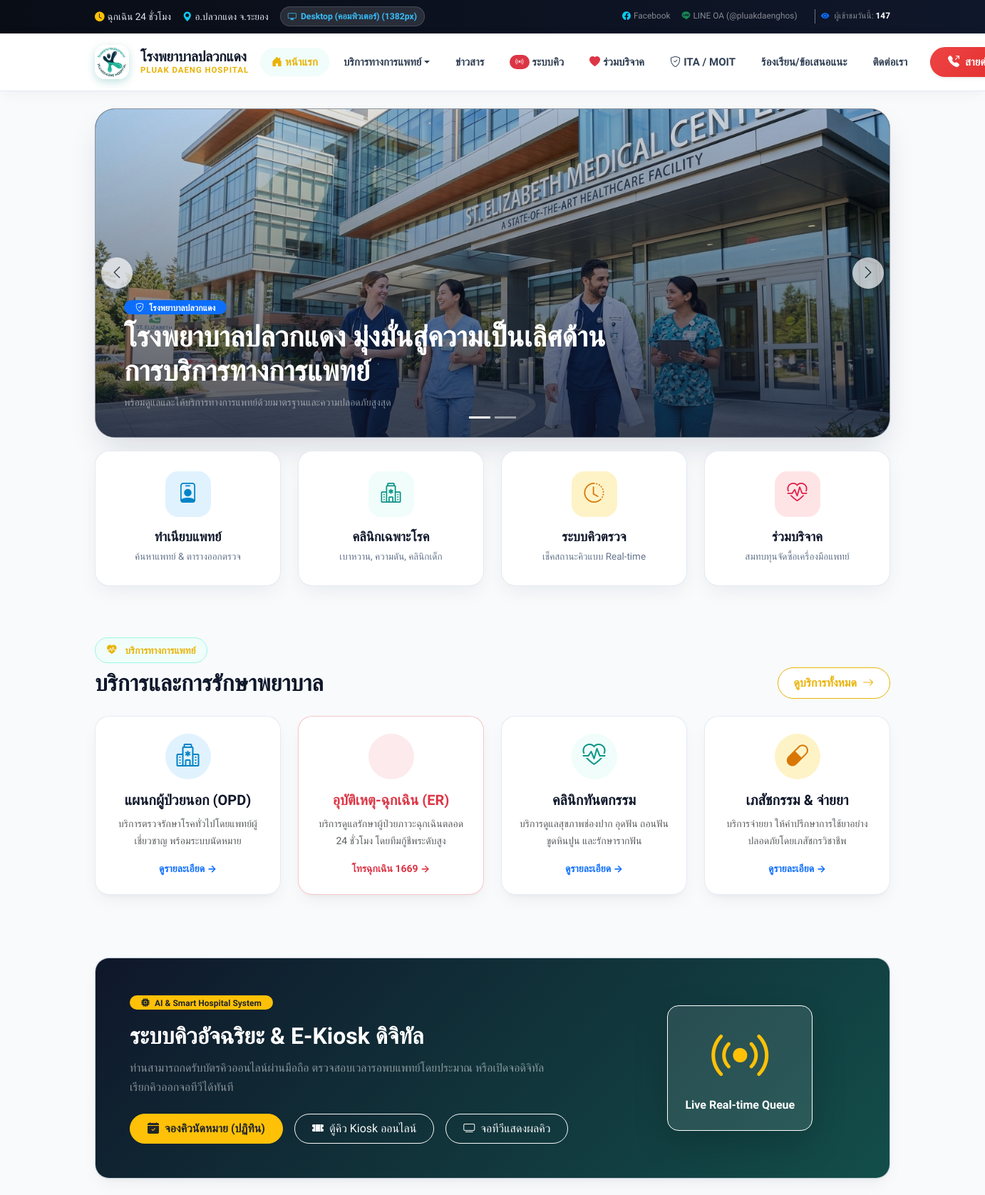
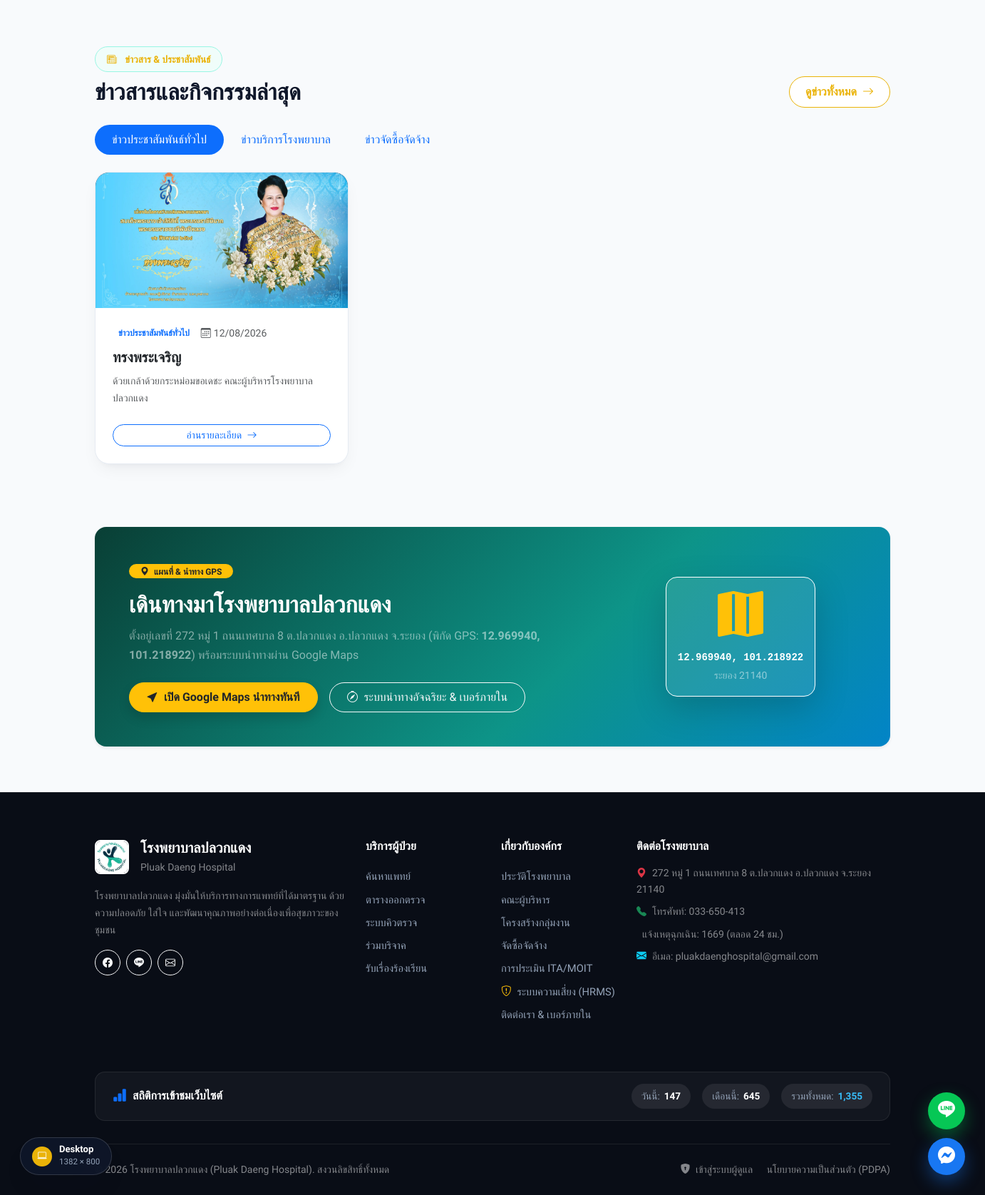
The page /public/index.php on the database its author committed (2 pictures, top to bottom).
### tables this page shows
CREATE TABLE `banners` (
  `id` int(11) NOT NULL AUTO_INCREMENT,
  `title` varchar(255) NOT NULL,
  `image_file` varchar(255) NOT NULL,
  `link` varchar(255) DEFAULT NULL,
  `sort_order` int(11) DEFAULT 0,
  `status` enum('active','inactive') DEFAULT 'active',
  `created_by` int(11) DEFAULT NULL,
  `created_at` timestamp NOT NULL DEFAULT current_timestamp(),
  `updated_at` timestamp NOT NULL DEFAULT current_timestamp() ON UPDATE current_timestamp(),
  PRIMARY KEY (`id`),
  KEY `created_by` (`created_by`),
  CONSTRAINT `banners_ibfk_1` FOREIGN KEY (`created_by`) REFERENCES `users` (`id`) ON DELETE SET NULL
);

CREATE TABLE `news` (
  `id` int(11) NOT NULL AUTO_INCREMENT,
  `title` varchar(255) NOT NULL,
  `slug` varchar(255) NOT NULL,
  `summary` text DEFAULT NULL,
  `content` longtext DEFAULT NULL,
  `cover_image` varchar(255) DEFAULT NULL,
  `pdf_file` varchar(255) DEFAULT NULL,
  `category` varchar(100) DEFAULT 'general',
  `status` enum('published','draft','archived') DEFAULT 'draft',
  `published_at` datetime DEFAULT NULL,
  `created_by` int(11) DEFAULT NULL,
  `created_at` timestamp NOT NULL DEFAULT current_timestamp(),
  `updated_at` timestamp NOT NULL DEFAULT current_timestamp() ON UPDATE current_timestamp(),
  `deleted_at` timestamp NULL DEFAULT NULL,
  PRIMARY KEY (`id`),
  UNIQUE KEY `slug` (`slug`),
  KEY `created_by` (`created_by`),
  CONSTRAINT `news_ibfk_1` FOREIGN KEY (`created_by`) REFERENCES `users` (`id`) ON DELETE SET NULL
);

### app/Views/home/index.php (the view, shortened to what the rows shown need)
<section class="hero-wrapper">
    <div class="container">
        <?php if(!empty($banners)): ?>
            <div class="hero-carousel-container mb-4">
                <div id="heroCarousel" class="carousel slide <?= ($slider_transition === 'fade') ? 'carousel-fade' : '' ?>" data-bs-ride="carousel" data-bs-interval="<?= htmlspecialchars($slider_interval ?? '5000') ?>">
                    <div class="carousel-indicators mb-3">
                        <?php foreach($banners as $index => $banner): ?>
                            <button type="button" data-bs-target="#heroCarousel" data-bs-slide-to="<?= $index ?>" class="<?= $index === 0 ? 'active' : '' ?>" aria-current="<?= $index === 0 ? 'true' : 'false' ?>" aria-label="Slide <?= $index + 1 ?>"></button>
                        <?php endforeach; ?>
                    </div>
                    <div class="carousel-inner">
                        <?php foreach($banners as $index => $banner): ?>
                            <div class="carousel-item <?= $index === 0 ? 'active' : '' ?>">
                                <?php if(!empty($banner->link)): ?>
                                    <a href="<?= htmlspecialchars($banner->link) ?>" class="d-block text-decoration-none">
                                <?php endif; ?>
                                <div class="banner-carousel-img" style="background-image: url('<?= URLROOT ?>/assets/images/banners/<?= $banner->image_file ?>');">
                                    <div class="banner-carousel-overlay">
                                        <div style="max-width: 700px;">
                                            <span class="badge bg-primary px-3 py-1 rounded-pill mb-2 fw-bold"><i class="bi bi-shield-check me-1"></i> โรงพยาบาลปลวกแดง</span>
                                            <h2 class="text-white fw-bold display-6 mb-2"><?= htmlspecialchars($banner->title) ?></h2>
                                            <p class="text-white-50 small mb-0 d-none d-md-block">พร้อมดูแลและให้บริการทางการแพทย์ด้วยมาตรฐานและความปลอดภัยสูงสุด</p>
                                        </div>
                                    </div>
                                </div>
                                <?php if(!empty($banner->link)): ?>
                                    </a>
                                <?php endif; ?>
                            </div>
                        <?php endforeach; ?>
                    </div>
                </div>
            </div>
        <?php endif; ?>
    </div>
</section>
<section class="py-4 mb-5">
    <div class="container">
        <div class="d-flex flex-column flex-md-row justify-content-between align-items-md-end mb-4">
            <div>
                <h2 class="section-title mb-0">บริการและการรักษาพยาบาล</h2>
            </div>
        </div>
    </div>
</section>
<section class="py-3 mb-5">
    <div class="container">
        <div class="glass-card p-4 p-md-5 position-relative overflow-hidden" style="background: linear-gradient(135deg, #0f172a, #134e4a); color: #ffffff;">
            <div class="row align-items-center g-4">
                <div class="col-lg-8">
                    <h2 class="fw-bold text-white mb-2">ระบบคิวอัจฉริยะ & E-Kiosk ดิจิทัล</h2>
                </div>
            </div>
        </div>
    </div>
</section>
<section class="py-4 mb-5">
    <div class="container">
        <div class="d-flex flex-column flex-md-row justify-content-between align-items-md-end mb-4">
            <div>
                <h2 class="section-title mb-0">ข่าวสารและกิจกรรมล่าสุด</h2>
            </div>
        </div>
        <?php if(!empty($newsByCategory)): ?>
            <div class="tab-content" id="newsTabContent">
                <?php $i = 0; foreach($newsByCategory as $slug => $cat): ?>
                    <div class="tab-pane fade <?= $i === 0 ? 'show active' : '' ?>" id="tab-<?= $slug ?>" role="tabpanel">
                        <div class="row g-4">
                            <?php if(empty($cat['items'])): ?>
                                <div class="col-12 text-center py-5 text-muted">
                                    <i class="bi bi-inbox fs-1 d-block mb-2 text-muted"></i>
                                    ยังไม่มีข่าวสารในหมวดหมู่นี้
                                </div>
                            <?php else: ?>
                                <?php foreach($cat['items'] as $newsItem): ?>
                                    <div class="col-md-6 col-lg-4">
                                        <div class="glass-card h-100 overflow-hidden d-flex flex-column justify-content-between">
                                            <div>
                                                <div style="height: 190px; background: #0f172a; overflow: hidden;">
                                                    <img src="<?= URLROOT ?>/assets/images/news/<?= !empty($newsItem->cover_image) ? $newsItem->cover_image : 'default-news.jpg' ?>" alt="<?= htmlspecialchars($newsItem->title) ?>" class="w-100 h-100" style="object-fit: cover; transition: transform 0.3s;" onmouseover="this.style.transform='scale(1.05)'" onmouseout="this.style.transform='scale(1)'" onerror="this.src='https://placehold.co/400x200?text=PDH+News'">
                                                </div>
                                                <div class="p-4">
                                                    <div class="d-flex align-items-center gap-2 mb-2">
                                                        <span class="badge bg-primary-light text-primary small px-2 py-1"><?= htmlspecialchars($cat['name']) ?></span>
                                                        <small class="text-muted"><i class="bi bi-calendar3 me-1"></i><?= date('d/m/Y', strtotime($newsItem->published_at ?? $newsItem->created_at)) ?></small>
                                                    </div>
                                                    <h5 class="fw-bold mb-2 text-dark" style="line-height: 1.4; display: -webkit-box; -webkit-line-clamp: 2; -webkit-box-orient: vertical; overflow: hidden;">
                                                        <?= htmlspecialchars($newsItem->title) ?>
                                                    </h5>
                                                    <p class="text-muted small mb-0" style="display: -webkit-box; -webkit-line-clamp: 2; -webkit-box-orient: vertical; overflow: hidden;">
                                                        <?= strip_tags($newsItem->summary ?: $newsItem->content) ?>
                                                    </p>
                                                </div>
                                            </div>
                                            <div class="p-4 pt-0">
                                                <a href="<?= URLROOT ?>/news/show/<?= $newsItem->slug ?: $newsItem->id ?>" class="btn btn-sm btn-outline-primary rounded-pill w-100">
                                                    อ่านรายละเอียด <i class="bi bi-arrow-right ms-1"></i>
                                                </a>
                                            </div>
                                        </div>
                                    </div>
                                <?php endforeach; ?>
                            <?php endif; ?>
                        </div>
                    </div>
                <?php $i++; endforeach; ?>
            </div>
        <?php endif; ?>
    </div>
</section>
<section class="py-3 mb-5">
    <div class="container">
        <div class="card border-0 shadow-sm rounded-4 overflow-hidden" style="background: linear-gradient(135deg, #093f35 0%, #0d9488 60%, #0284c7 100%);">
            <div class="card-body p-4 p-md-5 text-white">
                <div class="row align-items-center g-4">
                    <div class="col-lg-8">
                        <h2 class="fw-bold text-white mb-2">เดินทางมาโรงพยาบาลปลวกแดง</h2>
                    </div>
                </div>
            </div>
        </div>
    </div>
</section>

### rows shown on the page
banners: image_file (picture), title "โรงพยาบาลปลวกแดง มุ่งมั่นสู่ความเป็นเลิศด้านการบริการทางการแพทย์"
news: cover_image (picture), name "ข่าวประชาสัมพันธ์ทั่วไป", published_at "12/08/2026", title "ทรงพระเจริญ", strip_tags($newsItem->summary ?: $newsItem->content) "ด้วยเกล้าด้วยกระหม่อมขอเดชะ คณะผู้บริหารโรงพยาบาลปลวกแดง"

### other values the page prints
$lineOaId "@pluakdaenghos"
$visitStats['today'] "147"
$cat['name'] "ข่าวประชาสัมพันธ์ทั่วไป"
$cat['name'] "ข่าวบริการโรงพยาบาล"
$cat['name'] "ข่าวจัดซื้อจัดจ้าง"
$siteSettings['address'] "272 หมู่ 1 ถนนเทศบาล 8 ต.ปลวกแดง อ.ปลวกแดง จ.ระยอง 21140"
$siteSettings['telephone'] "033-650-413"
$siteSettings['email'] "pluakdaenghospital@gmail.com"
$visitStats['month'] "645"
$visitStats['total'] "1,355"
